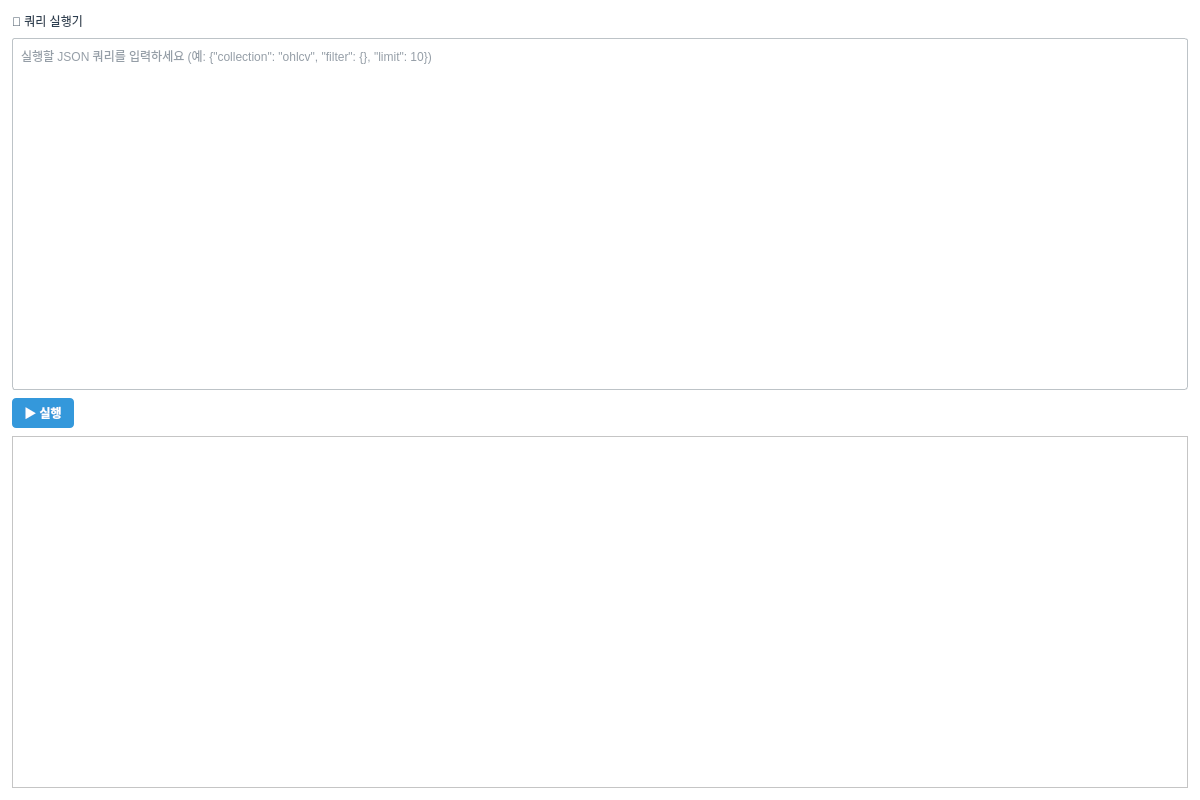
<?xml version="1.0" encoding="UTF-8"?>
<ui version="4.0">
 <class>QueryTab</class>
 <widget class="QWidget" name="QueryTab">
  <property name="geometry">
   <rect>
    <x>0</x>
    <y>0</y>
    <width>1200</width>
    <height>800</height>
   </rect>
  </property>
  <property name="windowTitle">
   <string>쿼리 실행기</string>
  </property>
  <property name="styleSheet">
   <string notr="true">QWidget {
    background-color: #FFFFFF;
    color: #2C3E50;
    font-family: &quot;맑은 고딕&quot;;
    font-size: 9pt;
}

QTabWidget::pane {
    border: 1px solid #BDC3C7;
    background-color: #FFFFFF;
}

QTabBar::tab {
    background-color: #ECF0F1;
    color: #2C3E50;
    padding: 8px 16px;
    margin-right: 2px;
    border: 1px solid #BDC3C7;
    border-bottom: none;
    border-top-left-radius: 4px;
    border-top-right-radius: 4px;
}

QTabBar::tab:selected {
    background-color: #3498DB;
    color: #FFFFFF;
    font-weight: bold;
}

QTabBar::tab:hover {
    background-color: #D5DBDB;
}

QTableWidget {
    gridline-color: #BDC3C7;
    background-color: #FFFFFF;
    alternate-background-color: #F8F9FA;
    selection-background-color: #3498DB;
    selection-color: #FFFFFF;
}

QTableWidget::item {
    padding: 4px;
    border: none;
}

QHeaderView::section {
    background-color: #ECF0F1;
    color: #2C3E50;
    padding: 6px;
    border: 1px solid #BDC3C7;
    font-weight: bold;
}

QLineEdit, QTextEdit, QPlainTextEdit {
    background-color: #FFFFFF;
    border: 1px solid #BDC3C7;
    border-radius: 3px;
    padding: 4px;
    color: #2C3E50;
}

QLineEdit:focus, QTextEdit:focus, QPlainTextEdit:focus {
    border: 2px solid #3498DB;
}

QPushButton {
    background-color: #3498DB;
    color: #FFFFFF;
    border: none;
    border-radius: 4px;
    padding: 6px 12px;
    font-weight: bold;
}

QPushButton:hover {
    background-color: #2980B9;
}

QPushButton:pressed {
    background-color: #1F618D;
}

QPushButton:disabled {
    background-color: #BDC3C7;
    color: #7F8C8D;
}

QLabel {
    color: #2C3E50;
    background-color: transparent;
}

QGroupBox {
    border: 2px solid #BDC3C7;
    border-radius: 5px;
    margin-top: 10px;
    padding-top: 10px;
    background-color: #F8F9FA;
}

QGroupBox::title {
    subcontrol-origin: margin;
    subcontrol-position: top left;
    padding: 0 5px;
    color: #2C3E50;
    font-weight: bold;
}

QProgressBar {
    border: 1px solid #BDC3C7;
    border-radius: 3px;
    text-align: center;
    background-color: #ECF0F1;
}

QProgressBar::chunk {
    background-color: #3498DB;
}</string>
  </property>
  <layout class="QVBoxLayout" name="verticalLayout">
   <property name="spacing">
    <number>8</number>
   </property>
   <property name="leftMargin">
    <number>12</number>
   </property>
   <property name="topMargin">
    <number>12</number>
   </property>
   <property name="rightMargin">
    <number>12</number>
   </property>
   <property name="bottomMargin">
    <number>12</number>
   </property>
   <item>
    <widget class="QLabel" name="label_title">
     <property name="text">
      <string>💬 쿼리 실행기</string>
     </property>
     <property name="styleSheet">
   <string notr="true">QWidget {
    background-color: #FFFFFF;
    color: #2C3E50;
    font-family: &quot;맑은 고딕&quot;;
    font-size: 9pt;
}

QTabWidget::pane {
    border: 1px solid #BDC3C7;
    background-color: #FFFFFF;
}

QTabBar::tab {
    background-color: #ECF0F1;
    color: #2C3E50;
    padding: 8px 16px;
    margin-right: 2px;
    border: 1px solid #BDC3C7;
    border-bottom: none;
    border-top-left-radius: 4px;
    border-top-right-radius: 4px;
}

QTabBar::tab:selected {
    background-color: #3498DB;
    color: #FFFFFF;
    font-weight: bold;
}

QTabBar::tab:hover {
    background-color: #D5DBDB;
}

QTableWidget {
    gridline-color: #BDC3C7;
    background-color: #FFFFFF;
    alternate-background-color: #F8F9FA;
    selection-background-color: #3498DB;
    selection-color: #FFFFFF;
}

QTableWidget::item {
    padding: 4px;
    border: none;
}

QHeaderView::section {
    background-color: #ECF0F1;
    color: #2C3E50;
    padding: 6px;
    border: 1px solid #BDC3C7;
    font-weight: bold;
}

QLineEdit, QTextEdit, QPlainTextEdit {
    background-color: #FFFFFF;
    border: 1px solid #BDC3C7;
    border-radius: 3px;
    padding: 4px;
    color: #2C3E50;
}

QLineEdit:focus, QTextEdit:focus, QPlainTextEdit:focus {
    border: 2px solid #3498DB;
}

QPushButton {
    background-color: #3498DB;
    color: #FFFFFF;
    border: none;
    border-radius: 4px;
    padding: 6px 12px;
    font-weight: bold;
}

QPushButton:hover {
    background-color: #2980B9;
}

QPushButton:pressed {
    background-color: #1F618D;
}

QPushButton:disabled {
    background-color: #BDC3C7;
    color: #7F8C8D;
}

QLabel {
    color: #2C3E50;
    background-color: transparent;
}

QGroupBox {
    border: 2px solid #BDC3C7;
    border-radius: 5px;
    margin-top: 10px;
    padding-top: 10px;
    background-color: #F8F9FA;
}

QGroupBox::title {
    subcontrol-origin: margin;
    subcontrol-position: top left;
    padding: 0 5px;
    color: #2C3E50;
    font-weight: bold;
}

QProgressBar {
    border: 1px solid #BDC3C7;
    border-radius: 3px;
    text-align: center;
    background-color: #ECF0F1;
}

QProgressBar::chunk {
    background-color: #3498DB;
}</string>
  </property>
    </widget>
   </item>
   <item>
    <widget class="QPlainTextEdit" name="edit_query">
     <property name="placeholderText">
      <string>실행할 JSON 쿼리를 입력하세요 (예: {"collection": "ohlcv", "filter": {}, "limit": 10})</string>
     </property>
     <property name="maximumHeight">
      <number>160</number>
     </property>
     <property name="styleSheet">
   <string notr="true">QWidget {
    background-color: #FFFFFF;
    color: #2C3E50;
    font-family: &quot;맑은 고딕&quot;;
    font-size: 9pt;
}

QTabWidget::pane {
    border: 1px solid #BDC3C7;
    background-color: #FFFFFF;
}

QTabBar::tab {
    background-color: #ECF0F1;
    color: #2C3E50;
    padding: 8px 16px;
    margin-right: 2px;
    border: 1px solid #BDC3C7;
    border-bottom: none;
    border-top-left-radius: 4px;
    border-top-right-radius: 4px;
}

QTabBar::tab:selected {
    background-color: #3498DB;
    color: #FFFFFF;
    font-weight: bold;
}

QTabBar::tab:hover {
    background-color: #D5DBDB;
}

QTableWidget {
    gridline-color: #BDC3C7;
    background-color: #FFFFFF;
    alternate-background-color: #F8F9FA;
    selection-background-color: #3498DB;
    selection-color: #FFFFFF;
}

QTableWidget::item {
    padding: 4px;
    border: none;
}

QHeaderView::section {
    background-color: #ECF0F1;
    color: #2C3E50;
    padding: 6px;
    border: 1px solid #BDC3C7;
    font-weight: bold;
}

QLineEdit, QTextEdit, QPlainTextEdit {
    background-color: #FFFFFF;
    border: 1px solid #BDC3C7;
    border-radius: 3px;
    padding: 4px;
    color: #2C3E50;
}

QLineEdit:focus, QTextEdit:focus, QPlainTextEdit:focus {
    border: 2px solid #3498DB;
}

QPushButton {
    background-color: #3498DB;
    color: #FFFFFF;
    border: none;
    border-radius: 4px;
    padding: 6px 12px;
    font-weight: bold;
}

QPushButton:hover {
    background-color: #2980B9;
}

QPushButton:pressed {
    background-color: #1F618D;
}

QPushButton:disabled {
    background-color: #BDC3C7;
    color: #7F8C8D;
}

QLabel {
    color: #2C3E50;
    background-color: transparent;
}

QGroupBox {
    border: 2px solid #BDC3C7;
    border-radius: 5px;
    margin-top: 10px;
    padding-top: 10px;
    background-color: #F8F9FA;
}

QGroupBox::title {
    subcontrol-origin: margin;
    subcontrol-position: top left;
    padding: 0 5px;
    color: #2C3E50;
    font-weight: bold;
}

QProgressBar {
    border: 1px solid #BDC3C7;
    border-radius: 3px;
    text-align: center;
    background-color: #ECF0F1;
}

QProgressBar::chunk {
    background-color: #3498DB;
}</string>
  </property>
    </widget>
   </item>
   <item>
    <layout class="QHBoxLayout" name="horizontalLayout_run">
     <item>
      <widget class="QPushButton" name="btn_run">
       <property name="text">
        <string>▶ 실행</string>
       </property>
      </widget>
     </item>
     <item>
      <spacer name="horizontalSpacer">
       <property name="orientation">
        <enum>Qt::Horizontal</enum>
       </property>
       <property name="sizeHint" stdset="0">
        <size>
         <width>40</width>
         <height>20</height>
        </size>
       </property>
      </spacer>
     </item>
    </layout>
   </item>
   <item>
    <widget class="QTableWidget" name="table_result">
     <property name="alternatingRowColors">
      <bool>true</bool>
     </property>
     <property name="selectionBehavior">
      <enum>QAbstractItemView::SelectRows</enum>
     </property>
     <property name="columnCount">
      <number>0</number>
     </property>
     <attribute name="horizontalHeaderStretchLastSection">
      <bool>true</bool>
     </attribute>
    </widget>
   </item>
  </layout>
 </widget>
 <resources/>
 <connections/>
</ui>
